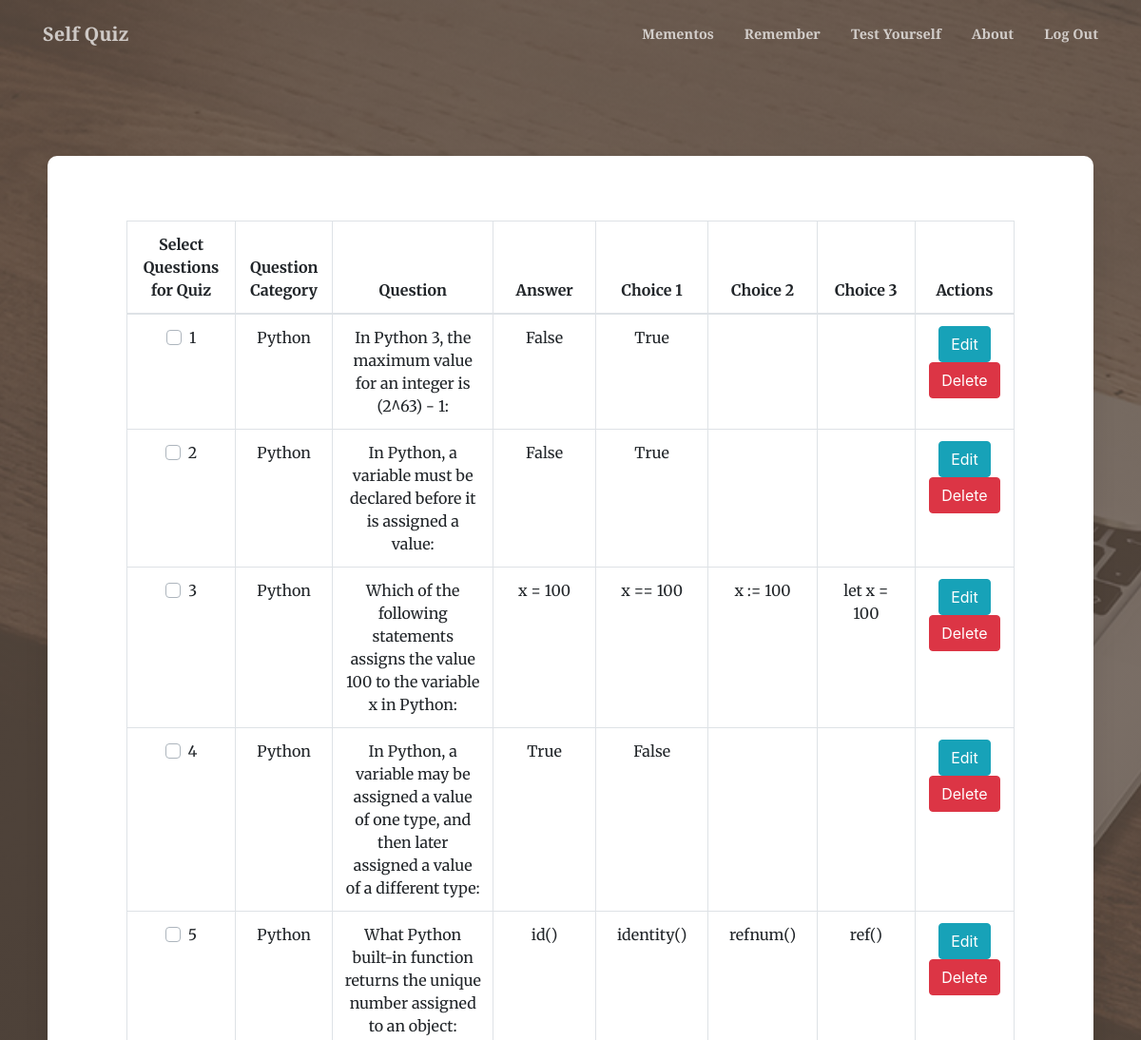
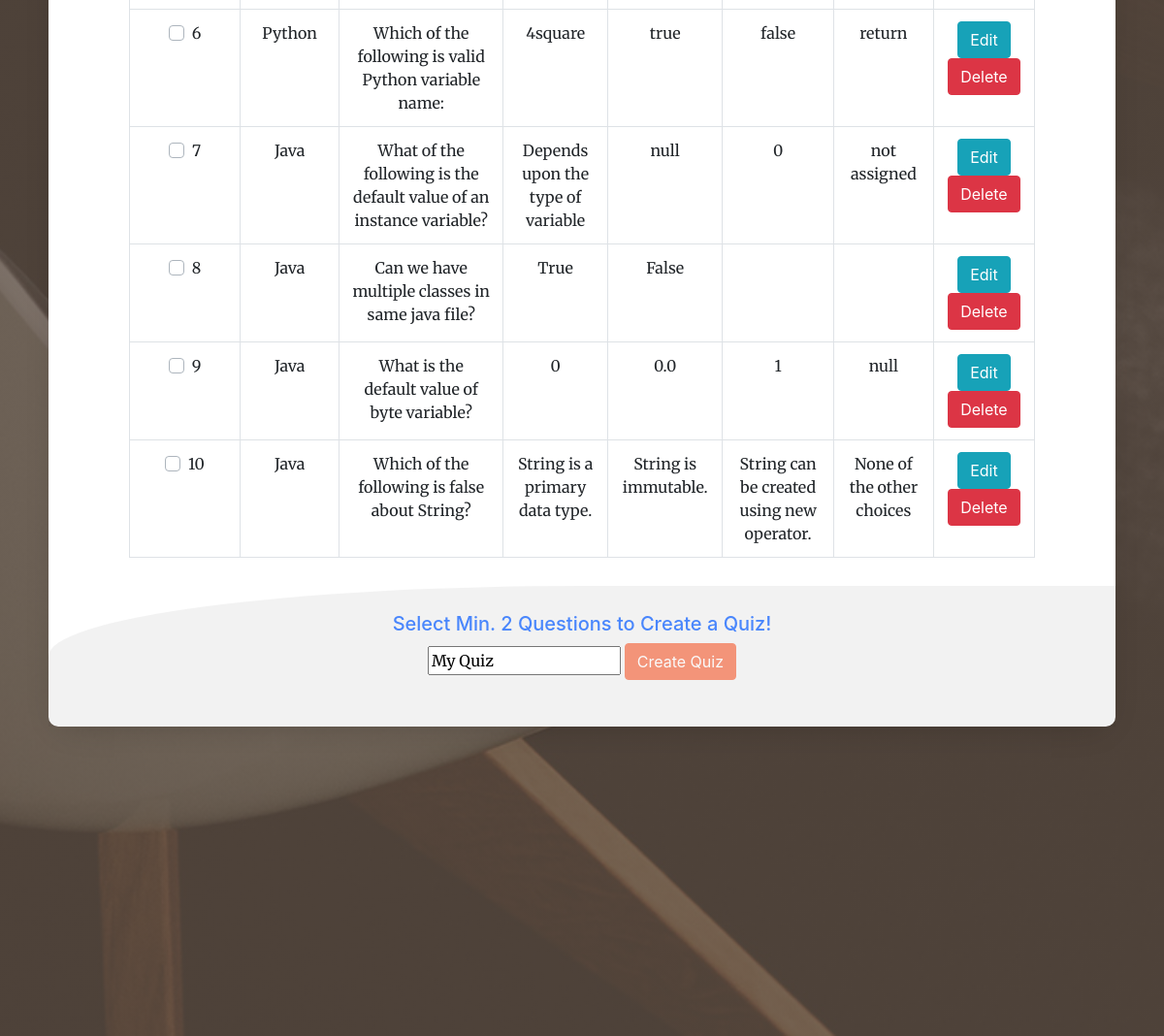
Page /memento (signed in) on the committed database (2 pictures, top to bottom).
### tables this page shows
CREATE TABLE 'questions' ('id' INTEGER NOT NULL, 'user_id' INTEGER NOT NULL, 'question' TEXT NOT NULL, 'answer' TEXT NOT NULL, 'choice1' TEXT NOT NULL,                    'choice2' TEXT NULL DEFAULT NULL, 'choice3' TEXT NULL DEFAULT NULL, `createdAt` DATETIME NOT NULL, `updatedAt` DATETIME NULL DEFAULT NULL,                    'type' VARCHAR(50) NOT NULL, 'active' TINYINT(1) NOT NULL DEFAULT 1, PRIMARY KEY ('id'));

### application.py (the view)
@app.route("/memento", methods=["GET", "POST"])
@login_required
def memento():
    if request.method == "POST":
        db.execute("CREATE TABLE IF NOT EXISTS 'quizes' ('id' INTEGER NOT NULL, 'user_id' INTEGER NOT NULL, 'quiz_name' TEXT NOT NULL, 'questions' TEXT NOT NULL,\
                `createdAt` DATETIME NOT NULL, `updatedAt` DATETIME NULL DEFAULT NULL, 'quiz_type' VARCHAR(50) NOT NULL, 'active' TINYINT(1) NOT NULL DEFAULT 1, PRIMARY KEY ('id'));")
        questions = request.form.get("question-list")
        quiz_name = request.form.get("quiz_name")
        if not request.form.get("quiz_name"):
            quiz_name = "My Quiz"
        quiz_type = ""
        question_list = questions.split(',')
        for question in question_list:
            temp_quiz_type = (db.execute("SELECT type FROM questions WHERE id=:question", question=question))[0]['type']
            if quiz_type != "":
                if quiz_type != temp_quiz_type:
                    quiz_type= "General"
                    break
            else:
                quiz_type = temp_quiz_type
        db.execute("INSERT INTO quizes(user_id, quiz_name, questions, createdAt, quiz_type) VALUES(:user_id, :quiz_name, :questions, :createdAt, :quiz_type)",\
        user_id=session["user_id"], quiz_name=quiz_name, questions=questions, createdAt=datetime.date.today(), quiz_type=quiz_type)
        flash('Quiz is successfully created!', 'success')
        return redirect("/memento")
    else:
        rows = db.execute("SELECT * FROM questions WHERE user_id=:user_id", user_id=session["user_id"])
        questions = []
        answer_choice = []
        choices = []
        questiontype = []
        questID = []
        for row in rows:
            questions.append(row["question"])
            questID.append(row["id"])
            answer_choice.append(row["answer"])
            answer_choice.append(row["choice1"])
            if row["choice2"]:
                answer_choice.append(row["choice2"])
            if row["choice3"]:
                answer_choice.append(row["choice3"])
            choices.append(answer_choice[:])
            answer_choice.clear()
            questiontype.append(row["type"])
        length = len(questions)
        return render_template("memento.html", questions=questions, choices=choices, questiontype=questiontype, length=length, questID=questID)

### application.py (called while the page is built)
@app.after_request
def after_request(response):
    response.headers["Cache-Control"] = "no-cache, no-store, must-revalidate"
    response.headers["Expires"] = 0
    response.headers["Pragma"] = "no-cache"
    return response

### helpers.py (called while the page is built)
def login_required(f):
    @wraps(f)
    def decorated_function(*args, **kwargs):
        if session.get("user_id") is None:
            return redirect("/login")
        return f(*args, **kwargs)
    return decorated_function

### templates/memento.html (shortened to what this page needs)
{% extends "layout.html" %}
{% block main %}
<div class="float-container">
        <div class="login-wrap p-4 p-md-5">
        <form action="/memento" method="post" id="createQuiz">
          <div class="float-container2">
            <div class="container">
              <div class="row">
                <div class="col-12">
                  <table class="table table-bordered">
                    <thead>
                      <tr>
                        <th scope="col">Select Questions for Quiz</th>
                        <th scope="col">Question Category</th>
                        <th scope="col">Question</th>
                        <th scope="col">Answer</th>
                        <th scope="col">Choice 1</th>
                        <th scope="col">Choice 2</th>
                        <th scope="col">Choice 3</th>
                        <th scope="col">Actions</th>
                      </tr>
                    </thead>
                    <tbody>
                        {%if length > 0%}
                            {%for index in range(length)%}
                                <tr>
                                    <td>
                                      <div class="custom-control custom-checkbox">
                                          <label class="custom-control-label" for="customCheck{{ index }}">{{ index + 1 }}</label>
                                      </div>
                                    </td>
                                    <td name="question" value="{{ questID[index] }}">{{ questiontype[index] }}</td>
                                    <td>{{ questions[index] }}</td>
                                    {%for choice in choices[index]%}
                                        <td>{{ choice }}</td>
                                    {%endfor%}
                                    {%for index in range(choices[index]|length, 4)%}
                                        <td></td>
                                    {%endfor%}
                                    <td>
                                        <button class="btn btn-info edit_question" type="button" name="action" value="{{index}}">Edit</button>
                                        <button class="btn btn-danger delete_question" type="button" name="action" value="{{index}}">Delete</button>
                                    </td>
                                </tr>
                            {%endfor%}
                        {%endif%}
                    </tbody>
                  </table>
                </div>
              </div>
            </div>
          </div>
          <h3>Select Min. 2 Questions to Create a Quiz!</h3>
          <input autocomplete="off" autofocus name="quiz_name" type="text" value="My Quiz" placeholder="Quiz Name">
          <button class="btn btn-primary create" type="button" id="create" disabled>Create Quiz</button>
        </form>
        </div>
</div>
{% endblock %}

### templates/layout.html (shortened to what this page needs)
<!DOCTYPE html>
<html lang="en">
    <head>
        <link href="https://cdnjs.cloudflare.com/ajax/libs/magnific-popup.js/1.1.0/magnific-popup.min.css" rel="stylesheet" />
        <link href="{{ url_for('static', filename='css/styles.css')}}" rel="stylesheet" />
    </head>
    <body id="page-top">
        <div style="background-image: url('img/bg-masthead.jpg');">
        <nav class="navbar navbar-expand-lg navbar-light fixed-top py-3" id="mainNav">
            <div class="container">
                <a class="navbar-brand js-scroll-trigger" href="/">Self Quiz</a>
                <div class="collapse navbar-collapse" id="navbarResponsive">
                    {% if session.user_id %}
                    <ul class="navbar-nav ml-auto my-2 my-lg-0">
                        <li class="nav-item"><a class="nav-link js-scroll-trigger" href="/memento">Mementos</a></li>
                        <li class="nav-item"><a class="nav-link js-scroll-trigger" href="/remember">Remember</a></li>
                        <li class="nav-item"><a class="nav-link js-scroll-trigger" href="/test_yourself">Test Yourself</a></li>
                        <li class="nav-item"><a class="nav-link js-scroll-trigger" href="/about">About</a></li>
                        <li class="nav-item"><a class="nav-link js-scroll-trigger" href="/logout">Log Out</a></li>
                    </ul>
                    {% else %}
                    <ul class="navbar-nav ml-auto my-2 my-lg-0">
                        <li class="nav-item"><a class="nav-link js-scroll-trigger" href="/login">Login</a></li>
                        <li class="nav-item"><a class="nav-link js-scroll-trigger" href="/register">Register</a></li>
                    </ul>
                    {% endif %}
                </div>
            </div>
        </nav>
        <header class="masthead">
            <div class="container h-100">
                <div class="row h-100 align-items-center justify-content-center text-center">
                    {% block main %}{% endblock %}
                </div>
            </div>
        </header>
    </body>
</html>

### rows in the picture
questions: type "Python", question "In Python 3, the maximum value for an integer is (2^63) - 1:", answer "False", choice1 "True"
questions: type "Python", question "In Python, a variable must be declared before it is assigned a value:", answer "False", choice1 "True"
questions: type "Python", question "Which of the following statements assigns the value 100 to the variable x in Python:", answer "x = 100", choice1 "x == 100", choice2 "x := 100", choice3 "let x = 100"
questions: type "Python", question "In Python, a variable may be assigned a value of one type, and then later assigned a value of a different type:", answer "True", choice1 "False"
questions: type "Python", question "What Python built-in function returns the unique number assigned to an object:", answer "id()", choice1 "identity()", choice2 "refnum()", choice3 "ref()"
questions: type "Python", question "Which of the following is valid Python variable name:", answer "4square", choice1 "true", choice2 "false", choice3 "return"
questions: type "Java", question "What of the following is the default value of an instance variable?", answer "Depends upon the type of variable", choice1 "null", choice3 "not assigned"
questions: type "Java", question "Can we have multiple classes in same java file?", answer "True", choice1 "False"
questions: type "Java", question "What is the default value of byte variable?", choice1 "0.0", choice3 "null"
questions: type "Java", question "Which of the following is false about String?", answer "String is a primary data type.", choice1 "String is immutable.", choice2 "String can be created using new operator.", choice3 "None of the other choices"

### other values in the picture
{{ index + 1 }} "1" "2" "3" "4" "5" "6" "7" "8" "9" "10"
{{ choice }} "0" "0" "1"
